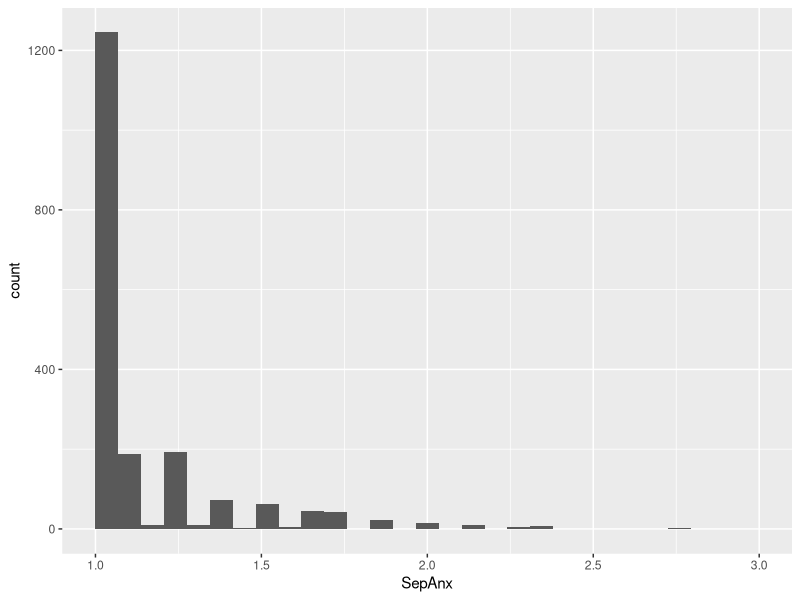
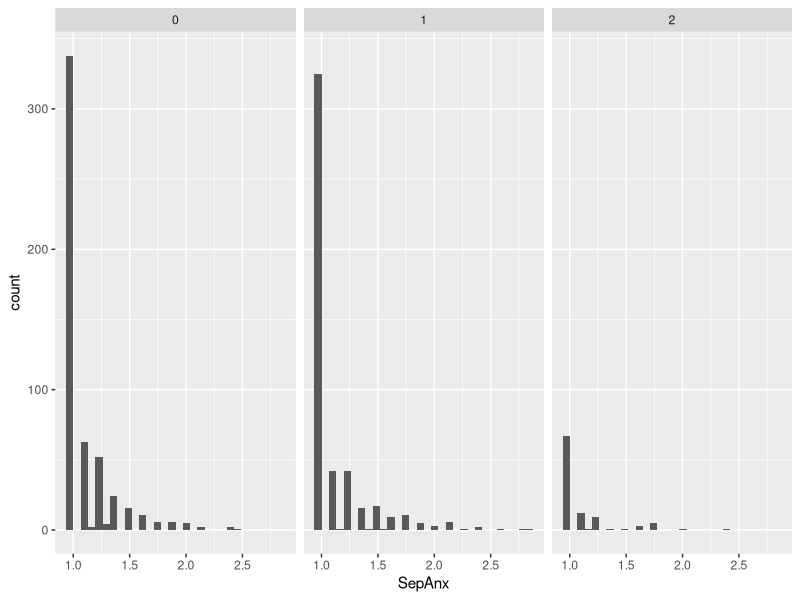
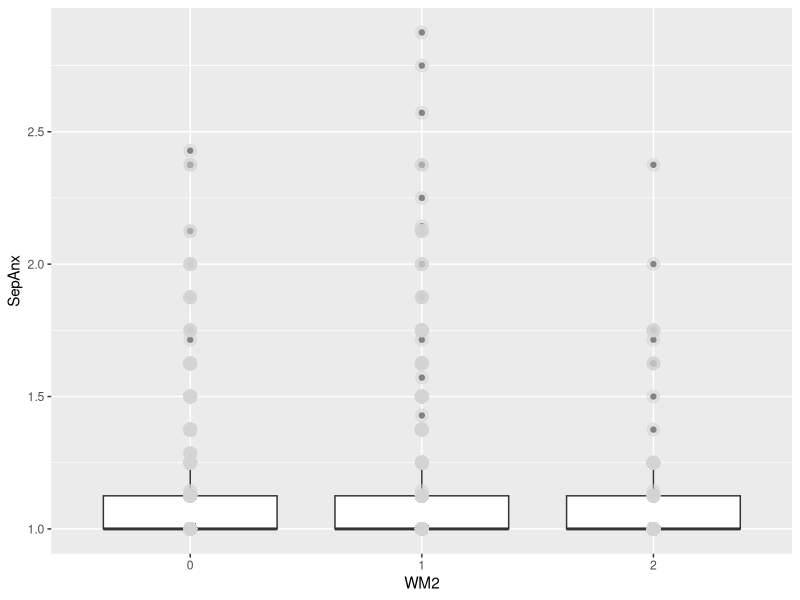
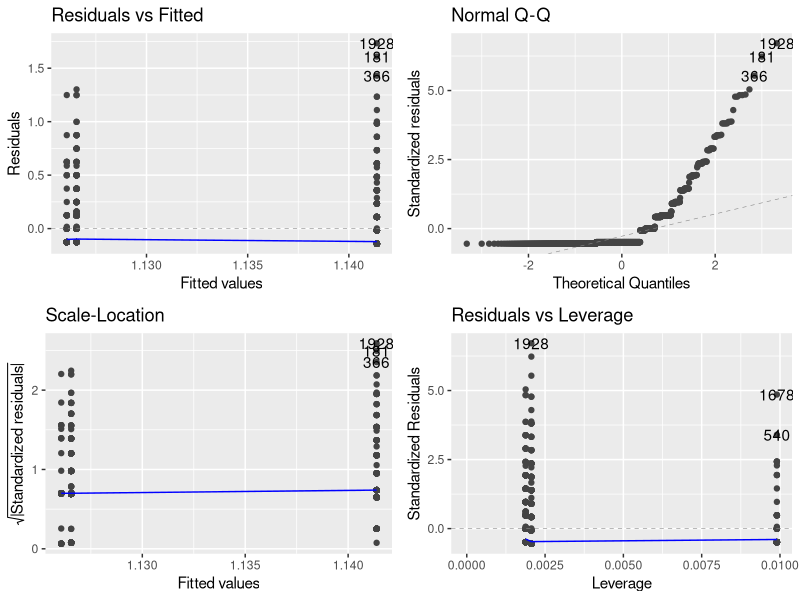
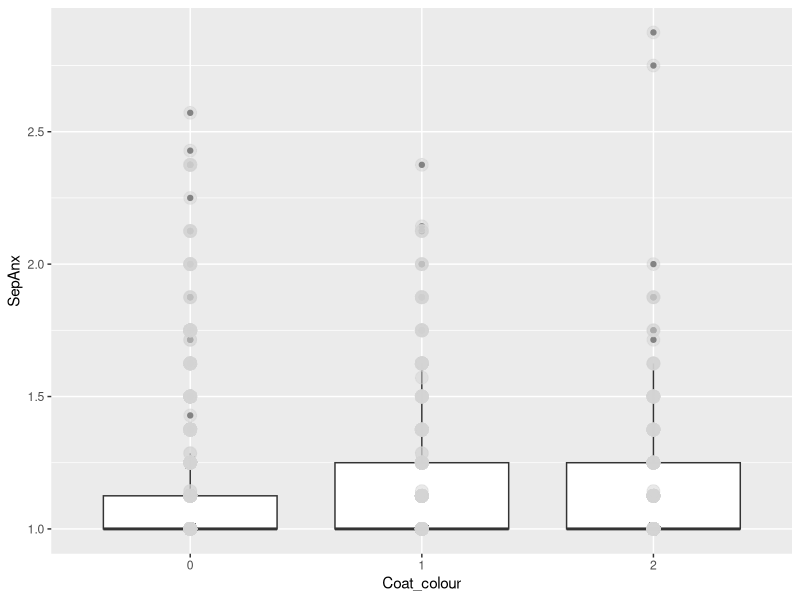
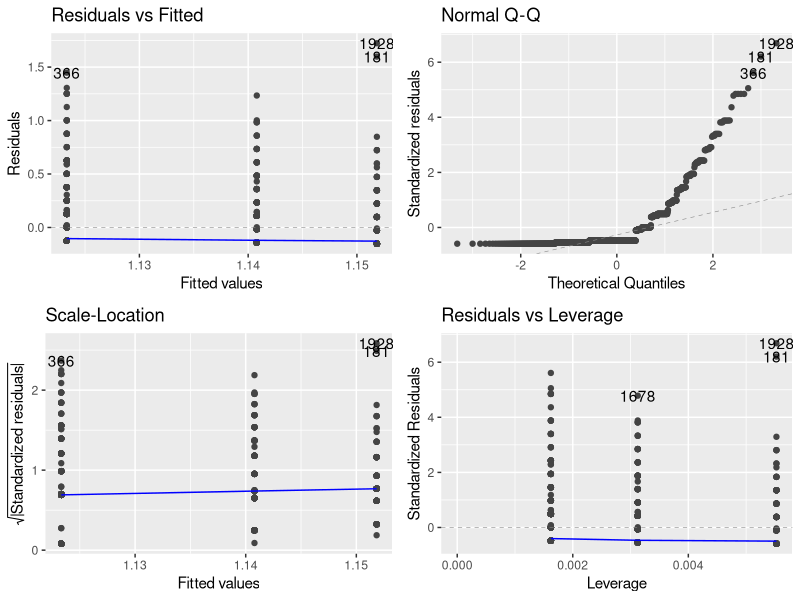
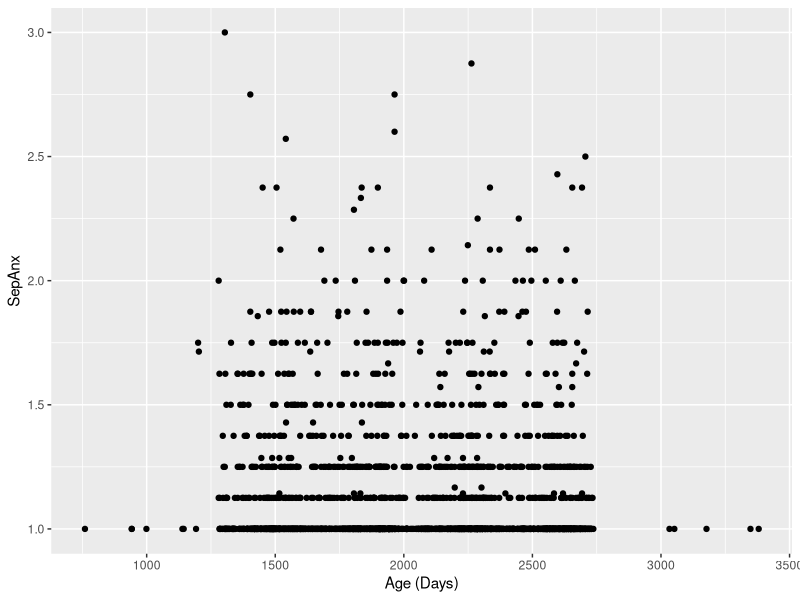
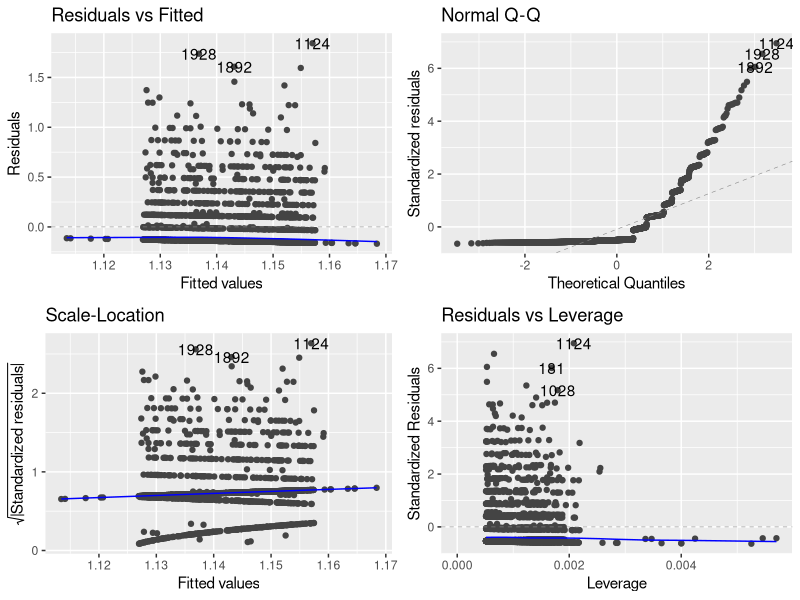

Write R code to recreate these figures, in order.
## ---- chunk 1
rm(list = ls())
library(tidyverse)
library(here)
library(ggfortify)
## ---- chunk 2
DOG <- read.csv(here("Data", "Secor-Cap-Dap-data.csv"))
## ---- chunk 3
DOG$Fixed <- DOG$Gender_status %% 2
## ---- chunk 4
summary(DOG)
## ---- chunk 5
ggplot(DOG, aes(x = SepAnx)) + geom_histogram()
## ---- chunk 6
ggplot(data = na.omit(DOG), aes(x = SepAnx)) + geom_histogram() + facet_wrap(~WM2)
## ---- chunk 7
DOG$WM2 <- as.factor(DOG$WM2)
ggplot(data = na.omit(DOG), aes(y = SepAnx, x = WM2)) + geom_boxplot() + geom_point(size = 4, color = 'lightgrey', alpha = 0.5)
## ---- chunk 8
jvelm <- lm(SepAnx ~ WM2, data = na.omit(DOG))
autoplot(jvelm)
summary(jvelm)
## ---- chunk 9
DOG$Coat_colour <- as.factor(DOG$Coat_colour)
ggplot(data = na.omit(DOG), aes(y = SepAnx, x = Coat_colour)) + geom_boxplot() + geom_point(size = 4, color = 'lightgrey', alpha = 0.5)
## ---- chunk 10
ccvelm <- lm(SepAnx ~ Coat_colour, data = na.omit(DOG))
autoplot(ccvelm)
summary(ccvelm)
## ---- chunk 11
ggplot(DOG, aes(y = SepAnx, x = Age)) + geom_point() + xlab("Age (Days)")
## ---- chunk 12
avelm <- lm(SepAnx ~ Age, data = DOG)
autoplot(avelm)
## ---- chunk 13
anova(avelm)
summary(avelm) # Starts at Call:
## ---- chunk 14
DOG$Health <- as.factor(DOG$Health)
ggplot(DOG, aes(x = Health, y = SepAnx)) + geom_boxplot() + geom_point(size = 4, color = 'lightgrey', alpha = 0.5)
## ---- chunk 15
t.test(SepAnx ~ Health, data = DOG)
## ---- chunk 16
DOG$Gender_status <- as.factor(DOG$Gender_status)
ggplot(data = na.omit(DOG), aes(y = SepAnx, x = Gender_status)) + geom_boxplot() + geom_point(size = 4, color = 'lightgrey', alpha = 0.5)
## ---- chunk 17
gsvelm <- lm(SepAnx ~ Gender_status, data = na.omit(DOG))
autoplot(gsvelm)
summary(gsvelm)
## ---- chunk 18
DOG$Fixed <- as.factor(DOG$Fixed)
ggplot(data = na.omit(DOG), aes(x = Fixed, y = SepAnx)) + geom_boxplot() + geom_point(size = 4, color = 'lightgrey', alpha = 0.5)
## ---- chunk 19
fvelm <- lm(SepAnx ~ Fixed, data = na.omit(DOG))
autoplot(fvelm)
summary(fvelm)
## ---- chunk 20
DOG$InOut <- as.factor(DOG$InOut)
ggplot(data = na.omit(DOG), aes(x = InOut, y = SepAnx)) + geom_boxplot() + geom_point(size = 4, color = 'lightgrey', alpha = 0.5)
## ---- chunk 21
iovelm <- lm(SepAnx ~ InOut, data = na.omit(DOG))
autoplot(iovelm)
summary(iovelm)
## ---- chunk 22
DOG$TimeEx <- as.factor(DOG$TimeEx)
ggplot(data = na.omit(DOG), aes(x = TimeEx, y = SepAnx)) + geom_boxplot() + geom_point(size = 4, color = 'lightgrey', alpha = 0.5)
## ---- chunk 23
tevelm <- lm(SepAnx ~ TimeEx, data = na.omit(DOG))
autoplot(tevelm)
summary(tevelm)
